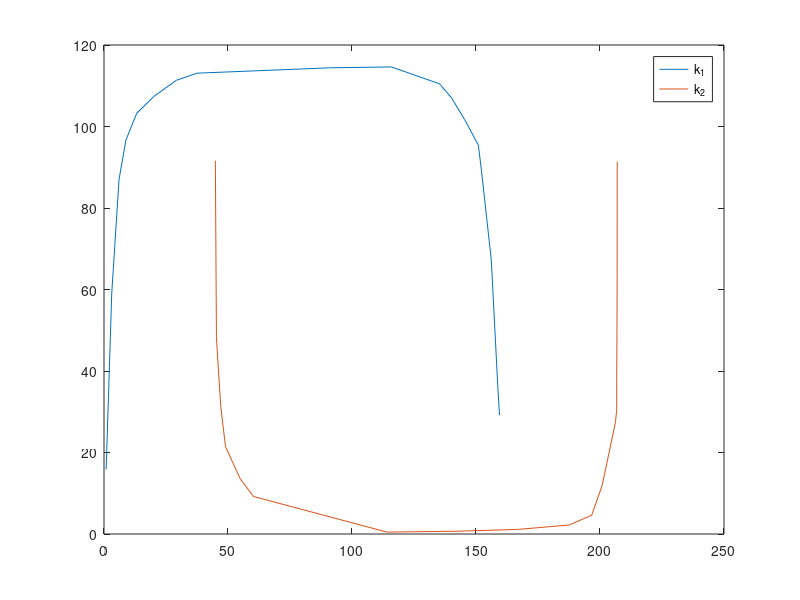
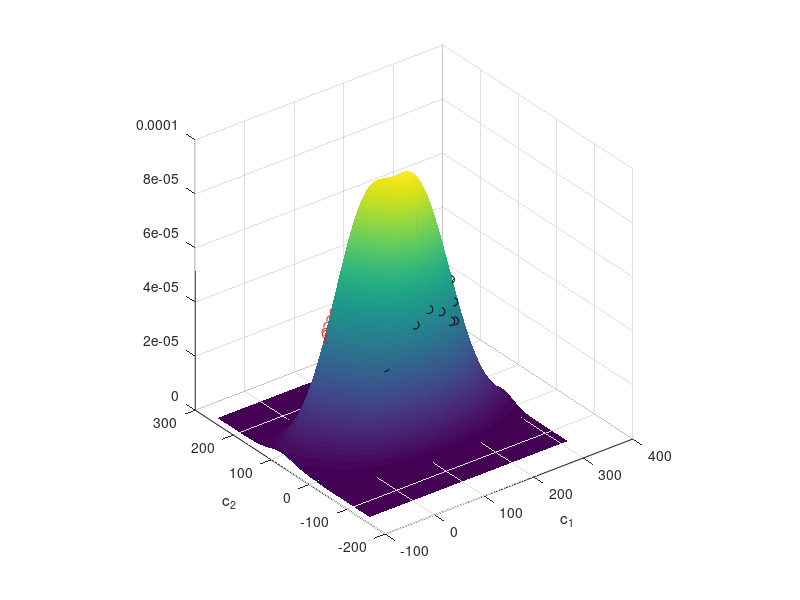
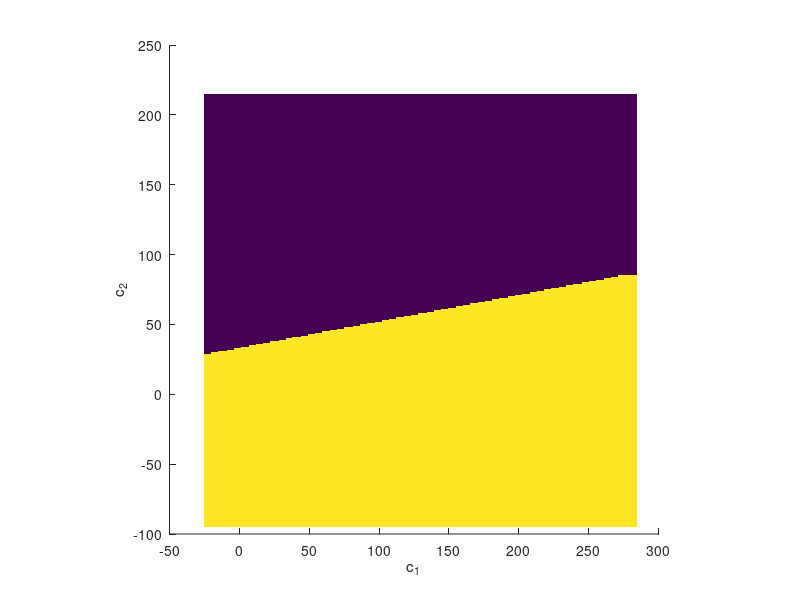
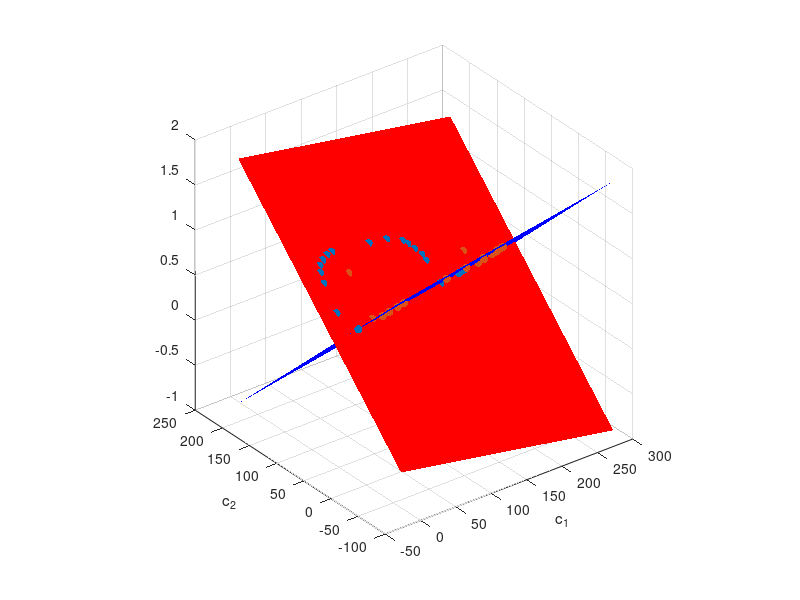

Reproduce these figures in MATLAB, in order.
k1 = [
    0.8624    3.1209    6.0744    8.8541   13.1974   20.1466   29.1807   37.5198   91.0292  115.8728  135.3308  140.1953  145.4072  150.9666  152.1828  156.1786  158.7846  159.5007
   15.8197   59.0984   87.0765   96.6940  103.2514  107.4044  111.3388  113.0874  114.3989  114.6175  110.4645  106.9672  101.7213   95.3825   89.2623   67.1858   36.1475   29.1530
];

k2 = [
   44.9013   45.3377   47.0751   48.9861   54.8930   60.2787  114.1355  141.9326  166.7762  187.6240  196.6581  200.8277  206.2133  206.7345  206.7396  206.8608  206.9083  206.9345
   91.6120   48.1148   31.2842   21.4481   13.5792    9.2077    0.4645    0.6831    1.1202    2.2131    4.6175   11.8306   27.3497   30.4098   38.0601   52.7049   63.6339   91.3934
];

figure;
plot(k1(1,:), k1(2,:));
hold on;
plot(k2(1,:), k2(2,:));
hold off;
legend('k_1', 'k_2');

%% NV
N = size(k1, 2);
m1 = mean(k1, 2);
m2 = mean(k2, 2);

S1 = cov(k1')*(N-1)/N;
S2 = cov(k2')*(N-1)/N;

% plot
mid = mean([m1, m2], 2);
x = mid(1)-200:1:mid(1)+200;
y = mid(2)-200:1:mid(2)+200;

[X, Y] = meshgrid(x, y);
F = mvnpdf([X(:), Y(:)], m1', S1);
F = F + mvnpdf([X(:), Y(:)], m2', S2);
F = reshape(F,length(x),length(y));

figure
surf(x, y, F, 'EdgeColor', 'None');
shading interp
hold on
axis square

plot3(k1(1,:), k1(2,:), mvnpdf(k1', m1', S1), 'ro');
plot3(k2(1,:), k2(2,:), mvnpdf(k2', m2', S2), 'ko');

xlabel('c_1');
ylabel('c_2');


%% linear Polyklassifikator
p1 = [ones(1, size(k1, 2));k1];
p2 = [ones(1, size(k2, 2));k2];
p = [p1 p2];

d = [
    repmat([1 0], size(k1, 2), 1)
    repmat([0 1], size(k2, 2), 1)
]';

E1 = p*p' / size(p, 2);
E2 = p*d' / size(p, 2);
A = inv(E1) * E2;

error = (d-A'*p).^2;

% plot
mid = [130 60];
x = mid(1)-150:1:mid(1)+150;
y = mid(2)-150:1:mid(2)+150;

[X, Y] = meshgrid(x, y);
c = [
    ones(1, length(x)*length(y))
    X(:)'
    Y(:)'
];

d_c = A' * c;
[V, I] = max(d_c);

figure;
scatter(X(:), Y(:), 100, I(:), 's', 'fill');
xlabel('c_1');
ylabel('c_2');

axis square

figure;
surf(x, y, reshape(d_c(1,:), length(x), length(y)), 'FaceColor', 'r', 'EdgeColor', 'None');
hold on
surf(x, y, reshape(d_c(2,:), length(x), length(y)), 'FaceColor', 'b', 'EdgeColor', 'None');

scatter3(k1(1,:), k1(2,:), max(A'*p1), 'bo', 'filled');
scatter3(k2(1,:), k2(2,:), max(A'*p2), 'ko', 'filled');

xlabel('c_1');
ylabel('c_2');

axis square
hold off


%% quad. Polyklassifikator
p1 = [ones(1, size(k1, 2)); k1; k1(1,:).*k1(1,:); k1(1,:).*k1(2,:); k1(2,:).*k1(2,:)];
p2 = [ones(1, size(k2, 2)); k2; k2(1,:).*k2(1,:); k2(1,:).*k2(2,:); k2(2,:).*k2(2,:)];
p  = [p1 p2];

d = [
    repmat([1 0], size(k1, 2), 1)
    repmat([0 1], size(k2, 2), 1)
]';

E1 = p*p' / size(p, 2);
E2 = p*d' / size(p, 2);
A = inv(E1) * E2;

% plot 
mid = [130 60];
x = mid(1)-150:1:mid(1)+150;
y = mid(2)-150:1:mid(2)+150;

[X, Y] = meshgrid(x, y);
c = [
    X(:)'
    Y(:)'
];
c = [ones(1, size(c, 2)); c; c(1,:).*c(1,:); c(1,:).*c(2,:); c(2,:).*c(2,:)];

d_c = A' * c;
[V, I] = max(d_c);

figure
scatter(X(:), Y(:), 100, I(:), 's', 'fill');
xlabel('c_1');
ylabel('c_2');

axis square

figure
surf(x, y, reshape(d_c(1,:), length(x), length(y)), 'FaceColor', 'r', 'EdgeColor', 'None');
hold on
surf(x, y, reshape(d_c(2,:), length(x), length(y)), 'FaceColor', 'b', 'EdgeColor', 'None');

scatter3(k1(1,:), k1(2,:), max(A'*p1), 'bo', 'filled');
scatter3(k2(1,:), k2(2,:), max(A'*p2), 'ko', 'filled');

xlabel('c_1');
ylabel('c_2');

axis square
hold off

%% cubic Polyklassifikator
p1 = [ones(1, size(k1, 2)); k1; k1(1,:).*k1(2,:); k1(1,:).^2; k1(2,:).^2; k1(1,:).^3; k1(2,:).^3; k1(1,:).*k1(2,:).^2; k1(2,:).*k1(1,:).^2; ];
p2 = [ones(1, size(k2, 2)); k2; k2(1,:).*k2(2,:); k2(1,:).^2; k2(2,:).^2; k2(1,:).^3; k2(2,:).^3; k2(1,:).*k2(2,:).^2; k2(2,:).*k2(1,:).^2; ];
p  = [p1 p2];

d = [
    repmat([1 0], size(k1, 2), 1)
    repmat([0 1], size(k2, 2), 1)
]';

E1 = p*p' / size(p, 2);
E2 = p*d' / size(p, 2);
A = inv(E1) * E2;

% plot 
mid = [130 60];
x = mid(1)-150:2:mid(1)+150;
y = mid(2)-150:2:mid(2)+150;

[X, Y] = meshgrid(x, y);
c = [
    X(:)'
    Y(:)'
];
c = [ones(1, size(c, 2)); c; c(1,:).*c(2,:); c(1,:).^2; c(2,:).^2; c(1,:).^3; c(2,:).^3; c(1,:).*c(2,:).^2; c(2,:).*c(1,:).^2; ];

d_c = A' * c;
[V, I] = max(d_c);

figure
scatter(X(:), Y(:), 100, I(:), 's', 'fill');
xlabel('c_1');
ylabel('c_2');

axis square

figure
surf(x, y, reshape(d_c(1,:), length(x), length(y)), 'FaceColor', 'r', 'EdgeColor', 'None');
hold on
surf(x, y, reshape(d_c(2,:), length(x), length(y)), 'FaceColor', 'b', 'EdgeColor', 'None');

scatter3(k1(1,:), k1(2,:), max(A'*p1), 'bo', 'filled');
scatter3(k2(1,:), k2(2,:), max(A'*p2), 'ko', 'filled');

xlabel('c_1');
ylabel('c_2');

axis square
hold off
